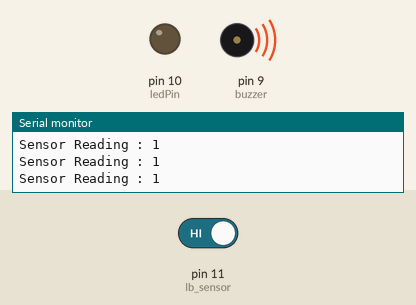
Recording of a sketch running on a simulated Arduino Uno, built with avr-gcc and run on an emulated ATmega328P. Parts: output pins drawn as LEDs (lit = HIGH), buzzer (waves = sounding, pin HIGH), the last lines printed to the serial monitor. Inputs (shaded band) come from the test bench; at power-on: pin 11 (lb_sensor) HIGH.

Above: at 1.2 s.
1.3 s: pin 11 (lb_sensor) driven LOW
At 2.4 s:
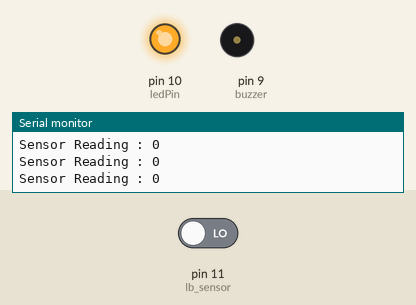
2.8 s: pin 11 (lb_sensor) driven HIGH
At 3.7 s:
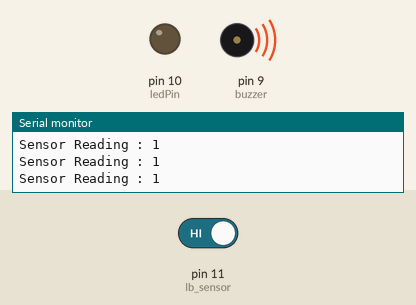
Timing chart, 0 to 5.8 s (numbered marks = the images above; inputs shaded):
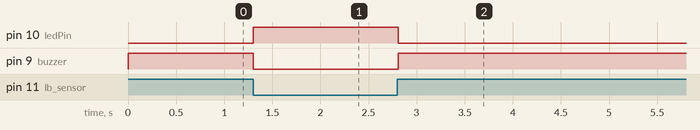

Measured:
- after the input at 1.3 s, pin 10 (ledPin): LOW → HIGH at once; pin 9 (buzzer): HIGH → LOW at once
- after the input at 2.8 s, pin 10 (ledPin): HIGH → LOW at once; pin 9 (buzzer): LOW → HIGH at once

The sketch:

Light_Blocking_Sensor_Buzzer_LED.ino
```cpp
int lb_sensor = 11;
int ledPin = 10;
int buzzer = 9;
int val;
void setup() {
  pinMode(lb_sensor, INPUT);
  pinMode(buzzer, OUTPUT);
  pinMode(ledPin, OUTPUT);
  Serial.begin(9600);

}

void loop() {
  val = digitalRead(lb_sensor);
  Serial.print("Sensor Reading : ");
  Serial.println(val);
  if (val == 0){
    digitalWrite(buzzer, LOW);
    digitalWrite(ledPin, HIGH);
  }
  else{
    digitalWrite(buzzer, HIGH);
    digitalWrite(ledPin, LOW);
  }
delay(100);
}
```
